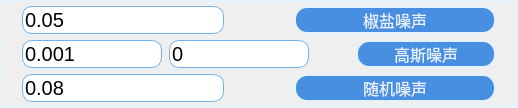
                 <widget class="QFrame" name="frame_15">
                  <property name="sizePolicy">
                   <sizepolicy hsizetype="Preferred" vsizetype="Preferred">
                    <horstretch>0</horstretch>
                    <verstretch>5</verstretch>
                   </sizepolicy>
                  </property>
                  <property name="styleSheet">
                   <string notr="true">border:2px solid #e3f2fc</string>
                  </property>
                  <property name="frameShape">
                   <enum>QFrame::StyledPanel</enum>
                  </property>
                  <property name="frameShadow">
                   <enum>QFrame::Raised</enum>
                  </property>
                  <layout class="QVBoxLayout" name="verticalLayout_21" stretch="1,1,1">
                   <property name="leftMargin">
                    <number>0</number>
                   </property>
                   <property name="topMargin">
                    <number>4</number>
                   </property>
                   <property name="rightMargin">
                    <number>0</number>
                   </property>
                   <property name="bottomMargin">
                    <number>4</number>
                   </property>
                   <item>
                    <layout class="QHBoxLayout" name="horizontalLayout_33">
                     <property name="spacing">
                      <number>70</number>
                     </property>
                     <property name="leftMargin">
                      <number>20</number>
                     </property>
                     <property name="rightMargin">
                      <number>20</number>
                     </property>
                     <property name="bottomMargin">
                      <number>0</number>
                     </property>
                     <item>
                      <widget class="QLineEdit" name="edSNR">
                       <property name="sizePolicy">
                        <sizepolicy hsizetype="Expanding" vsizetype="Expanding">
                         <horstretch>0</horstretch>
                         <verstretch>0</verstretch>
                        </sizepolicy>
                       </property>
                       <property name="styleSheet">
                        <string notr="true">QLineEdit
{font-size:20px;
border-radius:10px;
font-family:等线;
background:rgb(255,255,255);
font-weight:200;
border-color: #75b1e9;
border: 1px solid  #75b1e9;
}
</string>
                       </property>
                       <property name="text">
                        <string>0.05</string>
                       </property>
                       <property name="placeholderText">
                        <string/>
                       </property>
                      </widget>
                     </item>
                     <item>
                      <widget class="QPushButton" name="pbSpNoise">
                       <property name="sizePolicy">
                        <sizepolicy hsizetype="Expanding" vsizetype="Expanding">
                         <horstretch>0</horstretch>
                         <verstretch>0</verstretch>
                        </sizepolicy>
                       </property>
                       <property name="font">
                        <font>
                         <family>等线</family>
                         <pointsize>12</pointsize>
                         <weight>9</weight>
                         <italic>false</italic>
                         <bold>false</bold>
                        </font>
                       </property>
                       <property name="styleSheet">
                        <string notr="true">QPushButton{
    color:#e5f1fd;
	font: 75 12pt &quot;等线&quot;;
    border-radius: 13px;
    background:#488fe1;
}
QPushButton:hover{
    background:#1461bb;
}
QPushButton:pressed{
    background:#0a4a94;
}</string>
                       </property>
                       <property name="text">
                        <string>椒盐噪声</string>
                       </property>
                      </widget>
                     </item>
                    </layout>
                   </item>
                   <item>
                    <layout class="QHBoxLayout" name="horizontalLayout_34" stretch="3,3,0,3">
                     <property name="spacing">
                      <number>7</number>
                     </property>
                     <property name="leftMargin">
                      <number>20</number>
                     </property>
                     <property name="rightMargin">
                      <number>20</number>
                     </property>
                     <item>
                      <widget class="QLineEdit" name="edVar">
                       <property name="sizePolicy">
                        <sizepolicy hsizetype="Expanding" vsizetype="Expanding">
                         <horstretch>0</horstretch>
                         <verstretch>0</verstretch>
                        </sizepolicy>
                       </property>
                       <property name="styleSheet">
                        <string notr="true">QLineEdit
{font-size:20px;
border-radius:10px;
font-family:等线;
background:rgb(255,255,255);
font-weight:200;
border-color: #75b1e9;
border: 1px solid  #75b1e9;
}
</string>
                       </property>
                       <property name="text">
                        <string>0.001</string>
                       </property>
                       <property name="placeholderText">
                        <string>Var</string>
                       </property>
                      </widget>
                     </item>
                     <item>
                      <widget class="QLineEdit" name="edMean">
                       <property name="sizePolicy">
                        <sizepolicy hsizetype="Expanding" vsizetype="Expanding">
                         <horstretch>0</horstretch>
                         <verstretch>0</verstretch>
                        </sizepolicy>
                       </property>
                       <property name="styleSheet">
                        <string notr="true">QLineEdit
{font-size:20px;
border-radius:10px;
font-family:等线;
background:rgb(255,255,255);
font-weight:200;
border-color: #75b1e9;
border: 1px solid  #75b1e9;
}
</string>
                       </property>
                       <property name="text">
                        <string>0</string>
                       </property>
                       <property name="placeholderText">
                        <string>Mean</string>
                       </property>
                      </widget>
                     </item>
                     <item>
                      <spacer name="horizontalSpacer">
                       <property name="orientation">
                        <enum>Qt::Horizontal</enum>
                       </property>
                       <property name="sizeHint" stdset="0">
                        <size>
                         <width>40</width>
                         <height>20</height>
                        </size>
                       </property>
                      </spacer>
                     </item>
                     <item>
                      <widget class="QPushButton" name="pbGasNoise">
                       <property name="sizePolicy">
                        <sizepolicy hsizetype="Expanding" vsizetype="Expanding">
                         <horstretch>0</horstretch>
                         <verstretch>0</verstretch>
                        </sizepolicy>
                       </property>
                       <property name="font">
                        <font>
                         <family>等线</family>
                         <pointsize>12</pointsize>
                         <weight>9</weight>
                         <italic>false</italic>
                         <bold>false</bold>
                        </font>
                       </property>
                       <property name="styleSheet">
                        <string notr="true">QPushButton{
    color:#e5f1fd;
	font: 75 12pt &quot;等线&quot;;
    border-radius: 13px;
    background:#488fe1;
}
QPushButton:hover{
    background:#1461bb;
}
QPushButton:pressed{
    background:#0a4a94;
}</string>
                       </property>
                       <property name="text">
                        <string>高斯噪声</string>
                       </property>
                      </widget>
                     </item>
                    </layout>
                   </item>
                   <item>
                    <layout class="QHBoxLayout" name="horizontalLayout_35">
                     <property name="spacing">
                      <number>70</number>
                     </property>
                     <property name="leftMargin">
                      <number>20</number>
                     </property>
                     <property name="rightMargin">
                      <number>20</number>
                     </property>
                     <item>
                      <widget class="QLineEdit" name="edNoiseRate">
                       <property name="sizePolicy">
                        <sizepolicy hsizetype="Expanding" vsizetype="Expanding">
                         <horstretch>0</horstretch>
                         <verstretch>0</verstretch>
                        </sizepolicy>
                       </property>
                       <property name="styleSheet">
                        <string>QLineEdit
{font-size:20px;
border-radius:10px;
font-family:等线;
background:rgb(255,255,255);
font-weight:200;
border-color: #75b1e9;
border: 1px solid  #75b1e9;
}
</string>
                       </property>
                       <property name="text">
                        <string>0.08</string>
                       </property>
                      </widget>
                     </item>
                     <item>
                      <widget class="QPushButton" name="pbRandomNoise">
                       <property name="sizePolicy">
                        <sizepolicy hsizetype="Expanding" vsizetype="Expanding">
                         <horstretch>0</horstretch>
                         <verstretch>0</verstretch>
                        </sizepolicy>
                       </property>
                       <property name="font">
                        <font>
                         <family>等线</family>
                         <pointsize>12</pointsize>
                         <weight>9</weight>
                         <italic>false</italic>
                         <bold>false</bold>
                        </font>
                       </property>
                       <property name="styleSheet">
                        <string notr="true">QPushButton{
    color:#e5f1fd;
	font: 75 12pt &quot;等线&quot;;
    border-radius: 13px;
    background:#488fe1;
}
QPushButton:hover{
    background:#1461bb;
}
QPushButton:pressed{
    background:#0a4a94;
}</string>
                       </property>
                       <property name="text">
                        <string>随机噪声</string>
                       </property>
                      </widget>
                     </item>
                    </layout>
                   </item>
                  </layout>
                 </widget>
